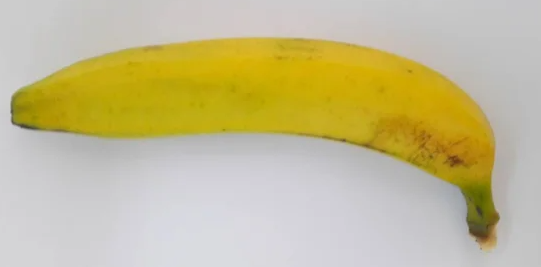
#> input picture Backend/Fruit_Freshness/Banana/Pictures/1.png, 541 x 267 px
$ python -i mask.py   (imports and definitions only)
#> lines starting #> are read from the running program, lines starting #| are printed output that depends on the picture; after the words box and inside, x2 and y2 are one past the last pixel; in counts of white or black regions, pixels touching at a corner belong together
#> further down, picture is the input picture: shape (267, 541, 3); mean B, G, R 144.9, 187.8, 197.1
# -*- coding: utf-8 -*-
"""
Created on Tue Dec 10 19:06:01 2024

@author: jishu
"""

import cv2
import numpy as np

# Function to remove background using GrabCut
def remove_background_grabcut(image):

    if image is None:
        print("Error: Image not found!")
        return None, None
    image_rgb = cv2.cvtColor(image, cv2.COLOR_BGR2RGB)

    # Define a mask initialized to zero
    mask = np.zeros(image.shape[:2], np.uint8)

    # Define the background and foreground models (required by GrabCut)
    bgdModel = np.zeros((1, 65), np.float64)
    fgdModel = np.zeros((1, 65), np.float64)

    # Define a rectangle around the object (this is an approximation)
    height, width = image.shape[:2]
#> height = 267; width = 541
    rect = (10, 10, width - 30, height - 30)  # Adjust the rectangle if necessary
#> rect = (10, 10, 511, 237)

    # Apply GrabCut algorithm
    cv2.grabCut(image, mask, rect, bgdModel, fgdModel, 5, cv2.GC_INIT_WITH_RECT)

    # Modify the mask to separate foreground from background
    mask2 = np.where((mask == 2) | (mask == 0), 0, 1).astype('uint8')

    # Refine the mask to remove noise (shadows, small regions, etc.)
    kernel = np.ones((5, 5), np.uint8)
    refined_mask = cv2.morphologyEx(mask2, cv2.MORPH_CLOSE, kernel)
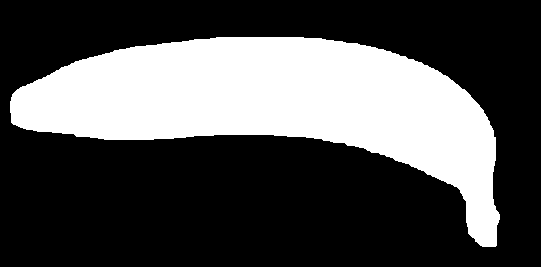
#> mask2: shape (267, 541); values 0 (black) and 1 (white), 31.8% white; 1 white region, box (x1, y1, x2, y2) and area: (10, 37, 500, 247) 45932
    refined_mask = cv2.morphologyEx(refined_mask, cv2.MORPH_OPEN, kernel)

    # Apply the refined mask to the image
    foreground = image * refined_mask[:, :, np.newaxis]
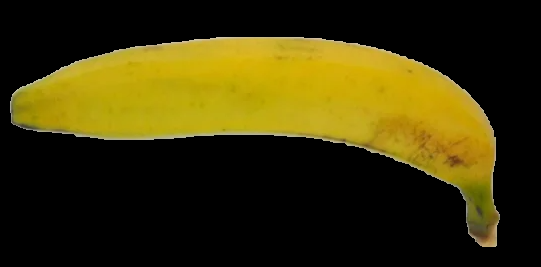
#> foreground: shape (267, 541, 3); mean B, G, R 7.8, 51.6, 60

    # Replace the background with white
    background = np.full_like(image, 255)  # Create a white background
    result = np.where(refined_mask[:, :, np.newaxis] == 1, foreground, background)
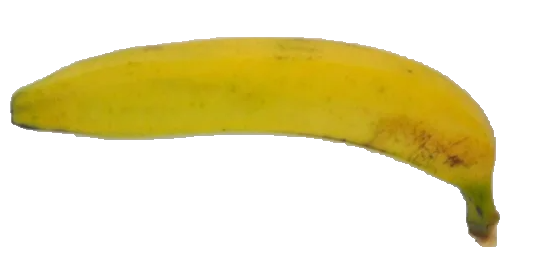
#> result: shape (267, 541, 3); mean B, G, R 181.7, 225.5, 233.9

    return image, result

>>> import cv2
>>> picture = cv2.imread('Pictures/1.png')
>>> result = remove_background_grabcut(picture)

$ run again, on Backend/Fruit_Freshness/Banana/Pictures/2.png
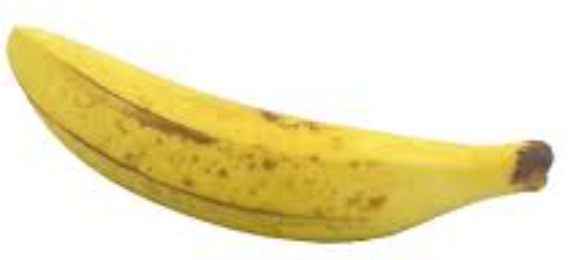
#> input picture Backend/Fruit_Freshness/Banana/Pictures/2.png, 570 x 260 px
#> picture is the input picture: shape (260, 570, 3); mean B, G, R 183.4, 225.9, 236.1
#> in remove_background_grabcut, `refined_mask = cv2.morphologyEx(mask2, cv2.MORPH_CLOSE, kernel)`:
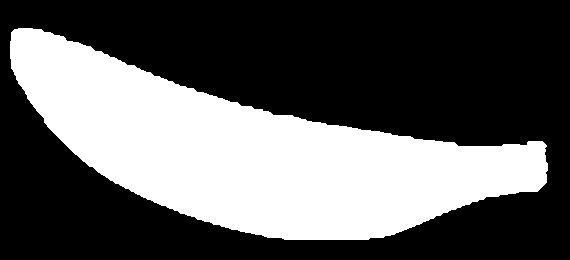
#> mask2: shape (260, 570); values 0 (black) and 1 (white), 36.5% white; 1 white region, box (x1, y1, x2, y2) and area: (10, 28, 548, 240) 54107
#> in remove_background_grabcut, `result = np.where(refined_mask[:, :, np.newaxis] == 1, foreground, bac..`:
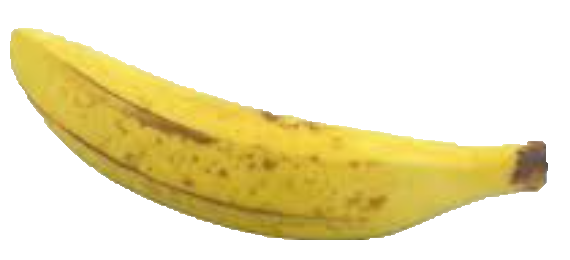
#> result: shape (260, 570, 3); mean B, G, R 186.2, 227, 236.9

$ run again, on Backend/Fruit_Freshness/Banana/Pictures/4.png
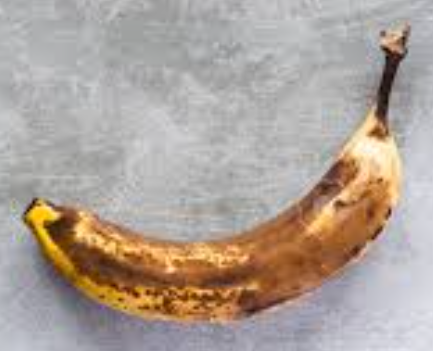
#> input picture Backend/Fruit_Freshness/Banana/Pictures/4.png, 433 x 351 px
#> picture is the input picture: shape (351, 433, 3); mean B, G, R 153.5, 162.3, 174.5
#> in remove_background_grabcut, `refined_mask = cv2.morphologyEx(mask2, cv2.MORPH_CLOSE, kernel)`:
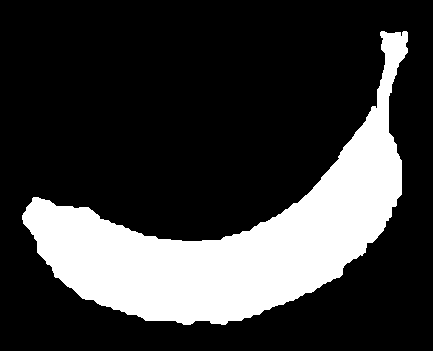
#> mask2: shape (351, 433); values 0 (black) and 1 (white), 23.1% white; 1 white region, box (x1, y1, x2, y2) and area: (22, 31, 408, 325) 35165
#> in remove_background_grabcut, `result = np.where(refined_mask[:, :, np.newaxis] == 1, foreground, bac..`:
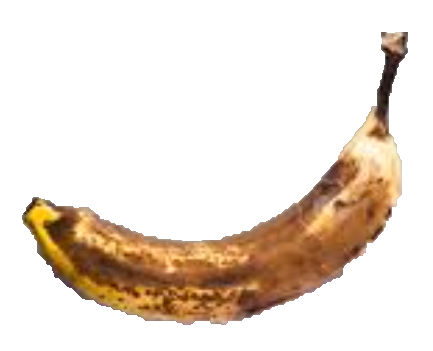
#> result: shape (351, 433, 3); mean B, G, R 212, 222.9, 234.7
